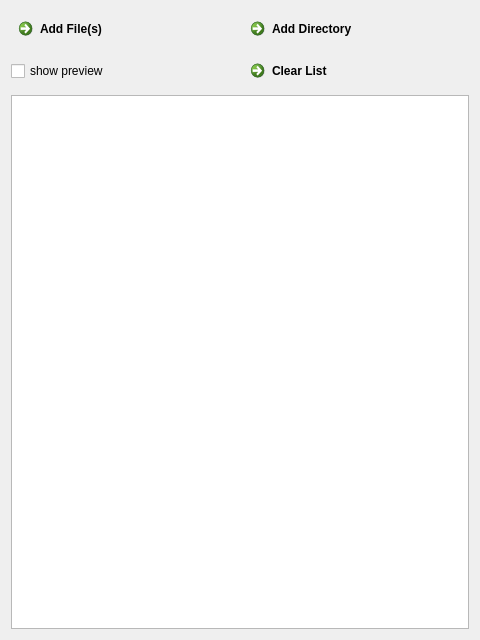
<?xml version="1.0" encoding="UTF-8"?>
<ui version="4.0">
 <class>File</class>
 <widget class="QWidget" name="File">
  <property name="geometry">
   <rect>
    <x>0</x>
    <y>0</y>
    <width>480</width>
    <height>640</height>
   </rect>
  </property>
  <property name="windowTitle">
   <string>Form</string>
  </property>
  <layout class="QGridLayout" name="gridLayout">
   <item row="2" column="0" colspan="2">
    <widget class="QListWidget" name="ImageListWidget"/>
   </item>
   <item row="0" column="0">
    <widget class="QCommandLinkButton" name="addFilesButton">
     <property name="text">
      <string>Add File(s)</string>
     </property>
    </widget>
   </item>
   <item row="0" column="1">
    <widget class="QCommandLinkButton" name="addDirButton">
     <property name="text">
      <string>Add Directory</string>
     </property>
    </widget>
   </item>
   <item row="1" column="0">
    <widget class="QCheckBox" name="ShowIconCheckBox">
     <property name="text">
      <string>show preview</string>
     </property>
    </widget>
   </item>
   <item row="1" column="1">
    <widget class="QCommandLinkButton" name="clearListButton">
     <property name="text">
      <string>Clear List</string>
     </property>
    </widget>
   </item>
  </layout>
 </widget>
 <resources/>
 <connections/>
</ui>
